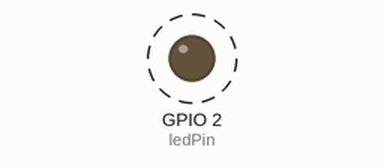
Recording of a sketch running on a simulated ESP32. Parts: output pins drawn as LEDs (lit = HIGH). Dashed ring = blinking.

Above: at 0.15 s.
Timing chart, 0 to 3.0 s (numbered marks = the images above):
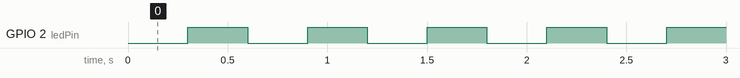

The sketch:

BlinkWithoutDelay.ino
```cpp
// constants won't change. Used here to set a pin number:
const int ledPin = 2;  // GPIO 2 has the onboard LED on most ESP32 DevKit boards

// Variables will change:
int ledState = LOW;  // ledState used to set the LED

// Generally, you should use "unsigned long" for variables that hold time
// The value will quickly become too large for an int to store
unsigned long previousMillis = 0;  // will store last time LED was updated

// constants won't change:
const long interval = 300;  // interval at which to blink (milliseconds)

void setup() {
  // set the digital pin as output:
  pinMode(ledPin, OUTPUT);
}

void loop() {
  // check to see if it's time to blink the LED
  unsigned long currentMillis = millis();

  if (currentMillis - previousMillis >= interval) {
    // save the last time you blinked the LED
    previousMillis = currentMillis;

    // toggle the LED state
    ledState = (ledState == LOW) ? HIGH : LOW;

    // set the LED with the ledState of the variable:
    digitalWrite(ledPin, ledState);
  }
}
```

Measured:
- by itself, GPIO 2 (ledPin): alternates HIGH for 0.30 s and LOW for 0.30 s
